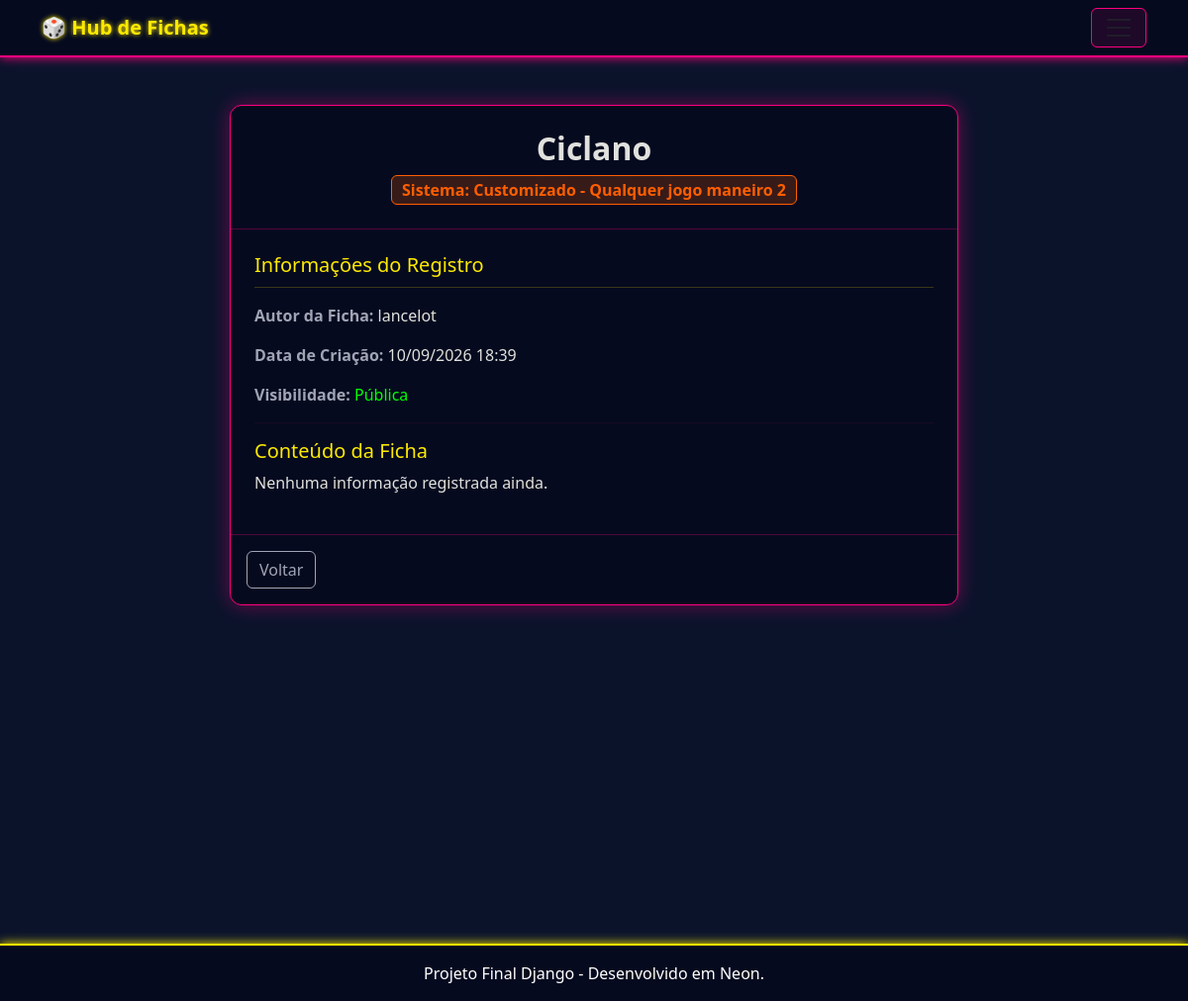
Screenshot of /ficha/5/ with the database file from the repository.
### fichas/models.py (models this page shows, shortened)
class Ficha(models.Model):
    nome_personagem = models.CharField(max_length=150)
    nome_jogo_customizado = models.CharField(
        max_length=100,
        blank=True,
        null=True,
        help_text="Preencha se o Template for 'Customizado'"
    )
    is_publica = models.BooleanField(default=False, help_text="Marque para expor na plataforma")
    template = models.ForeignKey(TemplateJogo, on_delete=models.CASCADE)
    autor = models.ForeignKey(User, on_delete=models.CASCADE)
    data_criacao = models.DateTimeField(auto_now_add=True)

class TemplateJogo(models.Model):
    nome = models.CharField(max_length=100, help_text="Ex: D&D, Zenless Zone Zero, Customizado")
    descricao = models.TextField(blank=True, null=True)

### fichas/views.py (the view)
# urls.py: path('ficha/<int:id>/', views.detalhes_ficha, name='detalhes_ficha'),
def detalhes_ficha(request, id):
    ficha = get_object_or_404(Ficha, id=id)
    return render(request, 'fichas/detalhes_ficha.html', {'ficha': ficha})

### fichas/templates/fichas/detalhes_ficha.html (shortened to what this page needs)
{% extends 'fichas/base.html' %}
{% block conteudo %}
<div class="row justify-content-center mt-5">
    <div class="col-md-8">
        <div class="card" style="background-color: #050a1f; border: 1px solid #ff007f; box-shadow: 0 0 20px rgba(255, 0, 127, 0.4); border-radius: 12px;">
            <div class="card-header text-center py-4" style="border-bottom: 1px solid rgba(255, 0, 127, 0.3);">
                <h2 class="mb-2" style="color: #e0e1dd; font-weight: bold;">{{ ficha.nome_personagem }}</h2>
                <span class="badge fs-6" style="background-color: rgba(255, 94, 0, 0.2); color: #ff5e00; border: 1px solid #ff5e00;">
                    Sistema: {{ ficha.template.nome }}
                    {% if ficha.nome_jogo_customizado %} - {{ ficha.nome_jogo_customizado }}{% endif %}
                </span>
            </div>
            <div class="card-body p-4" style="color: #a0a5b5;">
                <h5 style="color: #ffea00; border-bottom: 1px solid rgba(255, 234, 0, 0.2); padding-bottom: 10px;">Informações do Registro</h5>
                <p class="mt-3"><strong>Autor da Ficha:</strong> <span style="color: #e0e1dd;">{{ ficha.autor.username }}</span></p>
                <p><strong>Data de Criação:</strong> <span style="color: #e0e1dd;">{{ ficha.data_criacao|date:"d/m/Y H:i" }}</span></p>
                <p><strong>Visibilidade:</strong>
                    {% if ficha.is_publica %}
                        <span style="color: #00ff00;">Pública</span>
                    {% else %}
                        <span style="color: #ff003c;">Privada</span>
                    {% endif %}
                </p>
                <hr style="border-color: rgba(255, 0, 127, 0.3);">
                <h5 style="color: #ffea00;">Conteúdo da Ficha</h5>
                <p style="color: #e0e1dd; white-space: pre-line;">{{ ficha.historia_e_status|default:"Nenhuma informação registrada ainda." }}</p>
            </div>
            <div class="card-footer text-center py-3 d-flex justify-content-between" style="border-top: 1px solid rgba(255, 0, 127, 0.3);">
                <a href="{% url 'home' %}" class="btn" style="color: #a0a5b5; border: 1px solid #a0a5b5;">Voltar</a>
            </div>
        </div>
    </div>
</div>
{% endblock %}

### fichas/templates/fichas/base.html (style rules this page uses)
body { background-color: #0b132b; color: #e0e1dd; }

### rows the page displays
Ficha: nome_personagem "Ciclano", template.nome "Customizado", nome_jogo_customizado "Qualquer jogo maneiro 2", autor.username "lancelot", data_criacao "10/09/2026 18:39"

### other values shown
{{ ficha.historia_e_status|default:"Nenhuma informação registrada ainda." }} "Nenhuma informação registrada ainda."
